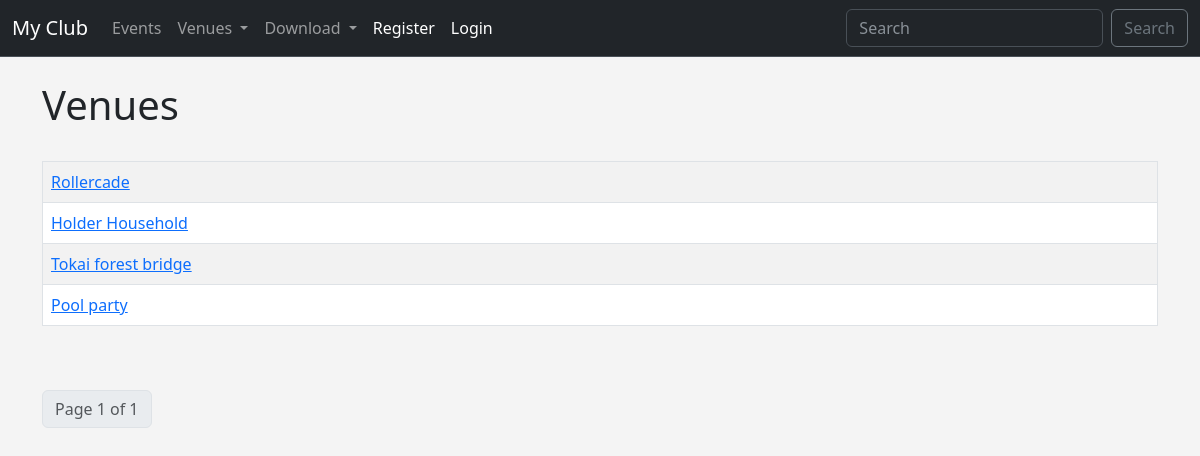
Screenshot of /list_venues with the database file from the repository.
### events/models.py (models this page shows)
class Venue(models.Model):
    name = models.CharField('Venue Name', max_length=120)
    address = models.CharField(max_length=400)
    telephone = models.CharField('Tel', max_length=20, blank=True)
    website = models.URLField('Web Address', blank=True)
    email_address = models.EmailField('Email address', blank=True)
    owner = models.IntegerField("Venue Owner", blank=False, default=1)
    venue_image = models.ImageField(null=True, blank=True, upload_to="images/")
    def __str__(self):
        return self.name

### events/views.py (the view)
# urls.py: path('list_venues', views.list_venues, name='list-venues'),
def list_venues(request):
    venue_list = Venue.objects.all()
    p = Paginator(Venue.objects.all(), 4)
    page = request.GET.get('page')
    venues = p.get_page(page)
    return render(request, 'events/venues.html',
                  {'venue_list': venue_list, 'venues': venues}
                  )

### events/templates/events/venues.html (shortened to what this page needs)
{% extends 'events/base.html' %}
{% block content %}
  <h1>Venues</h1>
<br/>
<table class="table table-hover table-striped table-bordered">
    {% for venue in venues %}
        <tr>
            <td><a href="{% url 'show-venue' venue.id %}"
            >{{ venue }}</a> <br/>
            </td>
        </tr>
{% endfor %}
<br/><br/>
    <nav aria-label="Page navigation example">
  <ul class="pagination">
    <li class="page-item disabled"><a href ="#" class="page-link">Page {{ venues.number }} of {{ venues.paginator.num_pages }}</a></li>
      </ul>
    </nav>
{% endblock %}

### events/templates/events/base.html (style rules this page uses)
body { background: #f4f4f4; }

### rows the page displays
Venue: name "Rollercade"
Venue: name "Holder Household"
Venue: name "Tokai forest bridge"
Venue: name "Pool party"

### other values shown
{{ venues.number }} "1"
{{ venues.paginator.num_pages }} "1"
